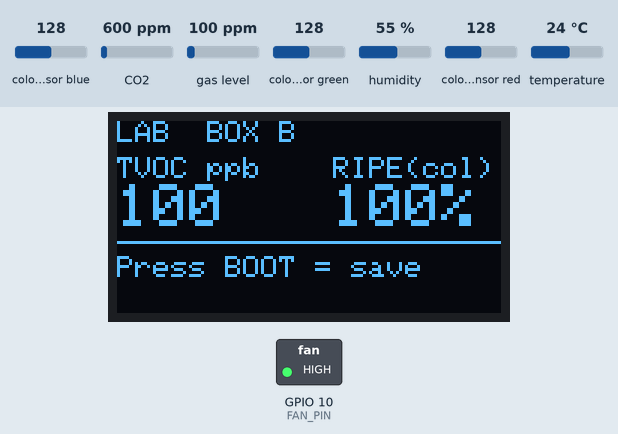
Simulated run of this sketch. Board: ESP32-S3. Shown: 128×64 one-colour display, switched loads named in the sketch (green lamp = pin HIGH). Inputs (shaded band) come from the test bench; at power-on: colour sensor blue 128, gas level 100 ppm, colour sensor green 128, CO2 600 ppm, humidity 55 %, colour sensor red 128, temperature 24 °C. EEPROM starts erased; what the sketch prints to the serial monitor is not drawn.

Above: at 1.7 s.
1.8 s: colour sensor blue set to 5
At 3.2 s:
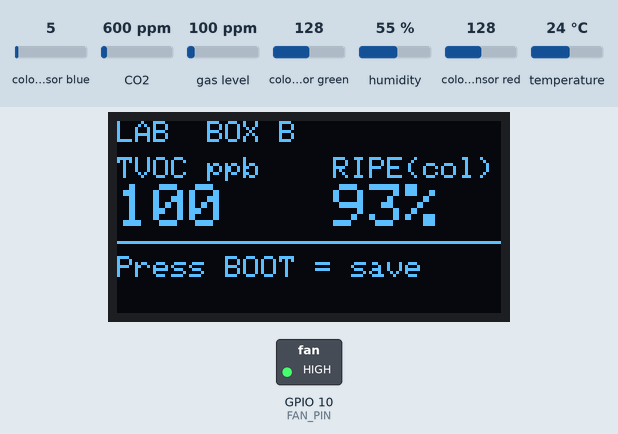
3.5 s: gas level set to 20 ppm
At 4.7 s:
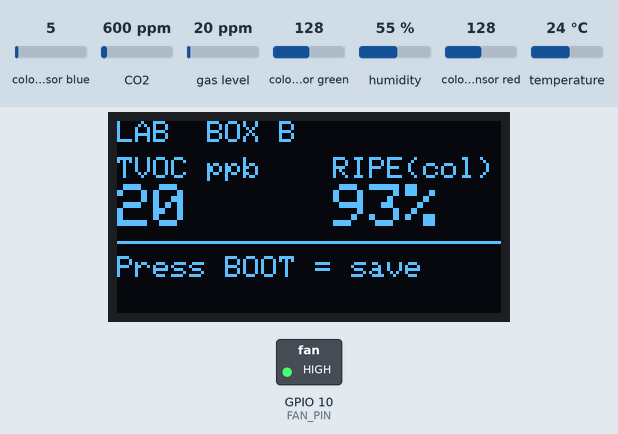
5.5 s: colour sensor green set to 5
At 7.4 s:
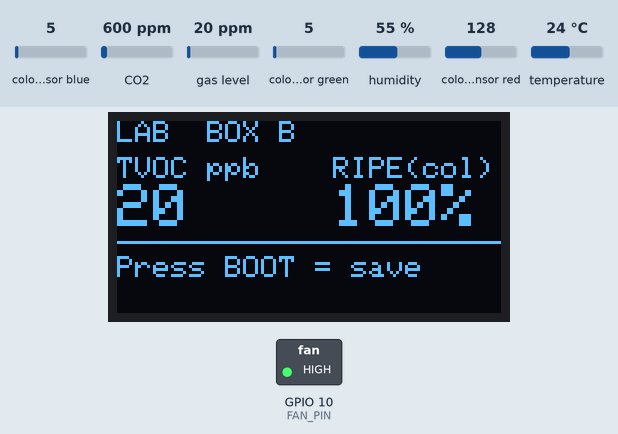
9.0 s: colour sensor blue set to 64
At 9.7 s:
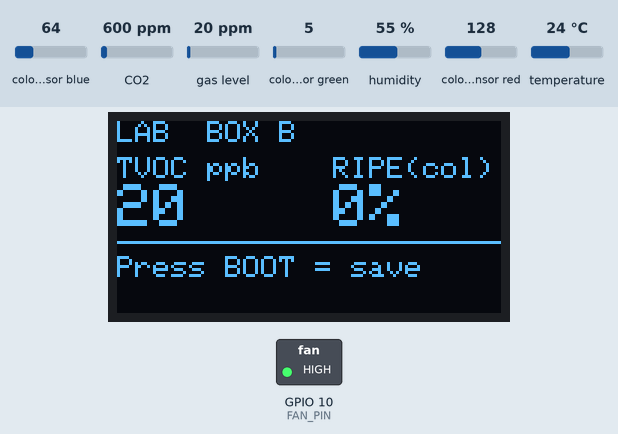
Timing chart, 0 to 12.0 s (numbered marks = the images above; inputs shaded):
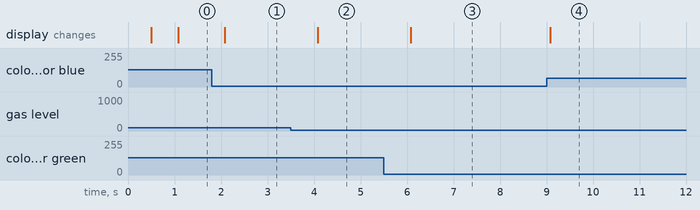

The sketch:

step09_lab_mode.ino
```cpp
/* ============================================================
   STEP 9 | โหมดนักวิทยาศาสตร์: แยก "เหตุ" ออกจาก "ผล"
   ------------------------------------------------------------
   เป้าหมาย: เปลี่ยนจาก "เครื่องมือ" เป็น "การทดลอง"
   สิ่งใหม่ที่ได้เรียน: ตัวแปรต้น-ตาม / การบันทึกข้ามวัน (NVS) / ปุ่มกด

   *** แนวคิดสำคัญที่สุดของทั้งโปรเจกต์ ***
   ใน STEP 8 เรา "รวม" สี+แก๊ส เป็นคะแนนเดียว --> ใช้ตัดสินว่ากินได้ไหม (ดี)
   แต่ถ้าจะ "พิสูจน์ว่าเอทิลีนเร่งการสุก" --> ห้ามรวม! เพราะจะเอาเหตุปนกับผล

      เหตุ (ตัวแปรต้น) = แก๊ส TVOC       <-- สาเหตุ
      ผล  (ตัวแปรตาม) = อัตราการสุก      <-- ผลลัพธ์ (วัดจากสีที่เปลี่ยนต่อวัน)

   ** ปุ่ม BOOT มีอยู่บนบอร์ดแล้ว ไม่ต้องต่อปุ่มเพิ่ม **
   ============================================================ */

#include <Wire.h>
#include <Adafruit_SGP30.h>
#include <Adafruit_TCS34725.h>
#include <Adafruit_Sensor.h>
#include <Adafruit_BME280.h>
#include <Adafruit_GFX.h>
#include <Adafruit_SSD1306.h>
#include <Preferences.h>          // <-- ใหม่! เก็บข้อมูลแบบไฟดับไม่หาย

#define BOX_ID  'B'               // <<< เปลี่ยนตามกล่องของกลุ่ม: A/B/C/D
#define I2C_SDA  8
#define I2C_SCL  9
#define FAN_PIN 10
#define BTN_PIN  0                // ปุ่ม BOOT บนบอร์ด

#define HUE_RAW  120.0
#define HUE_RIPE  55.0

Adafruit_SGP30 sgp;
Adafruit_TCS34725 tcs(TCS34725_INTEGRATIONTIME_154MS, TCS34725_GAIN_4X);
Adafruit_BME280 bme;
Adafruit_SSD1306 oled(128, 64, &Wire, -1);
Preferences prefs;

int   gTVOC = 0;          // เหตุ
int   gColorRipe = 0;     // ผล (จากสีล้วน ๆ — ไม่ปนแก๊ส!)
float gRate = 0.0;        // อัตราการสุก %/วัน
int   dayCount = 0, day0Ripe = -1;
uint32_t hoursAccum = 0;
unsigned long lastHourTick = 0;

float rgbToHue(float r, float g, float b) {
  float mx = max(r, max(g, b)), mn = min(r, min(g, b)), d = mx - mn;
  if (d < 0.0001) return 0;
  float h;
  if      (mx == r) h = 60.0 * fmod(((g - b) / d), 6.0);
  else if (mx == g) h = 60.0 * (((b - r) / d) + 2.0);
  else              h = 60.0 * (((r - g) / d) + 4.0);
  if (h < 0) h += 360.0;
  return h;
}
int mapClamp(float x, float lo, float hi) {
  float y = (x - lo) / (hi - lo) * 100.0;
  if (y < 0) y = 0; if (y > 100) y = 100;
  return (int)y;
}
uint32_t absoluteHumidity(float t, float h) {
  const float ah = 216.7f * ((h / 100.0f) * 6.112f *
                   exp((17.62f * t) / (243.12f + t)) / (273.15f + t));
  return (uint32_t)(1000.0f * ah);
}


/* === i2cAlive(): ตรวจว่ามีอุปกรณ์อยู่จริงไหม (เชื่อถือได้ 100%) ===
   *** บทเรียนสำคัญจากหน้างาน ***
   begin() ของบางไลบรารี (เช่น SSD1306) "โกหก" ได้ — คืนค่า true
   ทั้งที่ไม่ได้ต่อจอเลย! เพราะมันไม่เช็ก ACK จริง
   วิธีนี้เช็กที่ระดับฮาร์ดแวร์ --> โกหกไม่ได้ */
bool i2cAlive(uint8_t addr) {
  Wire.beginTransmission(addr);
  return (Wire.endTransmission() == 0);
}

void setup() {
  Serial.begin(115200);
  pinMode(FAN_PIN, OUTPUT); digitalWrite(FAN_PIN, HIGH);
  pinMode(BTN_PIN, INPUT_PULLUP);
  Wire.begin(I2C_SDA, I2C_SCL);
  Wire.setClock(50000);   // ลดเป็น 50kHz — ทนสายยาว/หลวมได้ดีกว่า 100kHz มาก
  delay(500);

  oled.begin(SSD1306_SWITCHCAPVCC, 0x3C);
  oled.setTextColor(SSD1306_WHITE);
  sgp.begin(); tcs.begin();
  if (!bme.begin(0x76)) bme.begin(0x77);

  // โหลดข้อมูลที่เคยบันทึกไว้ (ถอดปลั๊กแล้วยังอยู่!)
  prefs.begin("mangobox", false);
  dayCount   = prefs.getInt("dayCount", 0);
  day0Ripe   = prefs.getInt("day0Ripe", -1);
  hoursAccum = prefs.getUInt("hours", 0);

  Serial.print("STEP 9: โหมด LAB | กล่อง "); Serial.println((char)BOX_ID);
  Serial.println("กดปุ่ม BOOT = บันทึกผลประจำวัน | พิมพ์ p = ดูตาราง | r = ล้าง");
  Serial.println("millis,Box,TVOC,Hue,ColorRipe,RatePerDay");
}

void loop() {
  handleButton();
  handleSerial();

  // นับชั่วโมงสะสม (เอาไปหารเป็น "ต่อวัน")
  if (dayCount > 0 && millis() - lastHourTick >= 3600000UL) {
    lastHourTick = millis();
    hoursAccum++;
    prefs.putUInt("hours", hoursAccum);
  }

  static unsigned long last = 0;
  if (millis() - last < 1000) return;
  last = millis();

  float temp = bme.readTemperature(), hum = bme.readHumidity();
  if (isnan(temp)) temp = 25.0;
  if (isnan(hum))  hum  = 50.0;

  // --- เหตุ: แก๊ส ---
  sgp.setHumidity(absoluteHumidity(temp, hum));
  if (sgp.IAQmeasure()) gTVOC = sgp.TVOC;

  // --- ผล: ความสุกจากสีล้วน ๆ (ไม่เอาแก๊สมาปน!) ---
  uint16_t r, g, b, c;
  tcs.getRawData(&r, &g, &b, &c);
  float rN = 0, gN = 0, bN = 0;
  if (c > 0) { rN = (float)r / c; gN = (float)g / c; bN = (float)b / c; }
  float hue = rgbToHue(rN, gN, bN);
  gColorRipe = 100 - mapClamp(hue, HUE_RIPE, HUE_RAW);

  // --- อัตราการสุก = ความสุกที่เพิ่มขึ้น / จำนวนวันที่ผ่านไป ---
  if (day0Ripe >= 0 && hoursAccum >= 1) {
    float days = hoursAccum / 24.0;
    if (days > 0.04) gRate = (gColorRipe - day0Ripe) / days;
  }

  Serial.print(millis());      Serial.print(',');
  Serial.print((char)BOX_ID);  Serial.print(',');
  Serial.print(gTVOC);         Serial.print(',');   // เหตุ
  Serial.print(hue, 0);        Serial.print(',');
  Serial.print(gColorRipe);    Serial.print(',');   // ผล
  Serial.println(gRate, 2);

  // จอ: แยกซ้าย/ขวา ให้เห็นชัดว่าเป็นคนละค่า
  oled.clearDisplay();
  oled.setTextSize(1);
  oled.setCursor(0, 0);  oled.print("LAB  BOX "); oled.print((char)BOX_ID);
  oled.setCursor(0, 12); oled.print("TVOC ppb");
  oled.setTextSize(2); oled.setCursor(0, 21); oled.print(gTVOC);
  oled.setTextSize(1); oled.setCursor(72, 12); oled.print("RIPE(col)");
  oled.setTextSize(2); oled.setCursor(72, 21); oled.print(gColorRipe); oled.print("%");
  oled.drawFastHLine(0, 40, 128, SSD1306_WHITE);
  oled.setTextSize(1); oled.setCursor(0, 45);
  if (dayCount == 0) oled.print("Press BOOT = save");
  else {
    oled.print("Rate: "); oled.print(gRate, 1); oled.print(" %/day");
    oled.setCursor(0, 55);
    oled.print("Day:"); oled.print(hoursAccum / 24.0, 1);
    oled.print("  Log:"); oled.print(dayCount);
  }
  oled.display();
}

// ---- ปุ่ม BOOT: กดสั้น = บันทึกประจำวัน ----
void handleButton() {
  static bool prev = HIGH;
  bool now = digitalRead(BTN_PIN);
  if (prev == HIGH && now == LOW) {
    delay(50);                                  // กันเด้ง
    if (digitalRead(BTN_PIN) == LOW) saveDay();
  }
  prev = now;
}

void saveDay() {
  if (dayCount == 0) {                          // ครั้งแรก = ตั้งจุดอ้างอิง
    day0Ripe = gColorRipe;
    hoursAccum = 0;
    prefs.putInt("day0Ripe", day0Ripe);
    prefs.putUInt("hours", 0);
    lastHourTick = millis();
  }
  char k1[12], k2[12], k3[12];
  sprintf(k1, "d%dR", dayCount); sprintf(k2, "d%dE", dayCount); sprintf(k3, "d%dH", dayCount);
  prefs.putInt(k1, gColorRipe);
  prefs.putInt(k2, gTVOC);
  prefs.putUInt(k3, hoursAccum);
  dayCount++;
  prefs.putInt("dayCount", dayCount);

  Serial.print("\n>>> บันทึกครั้งที่ "); Serial.print(dayCount);
  Serial.print(" | TVOC="); Serial.print(gTVOC);
  Serial.print(" | ความสุก="); Serial.print(gColorRipe); Serial.println("%\n");

  oled.clearDisplay(); oled.setTextSize(2); oled.setCursor(0, 20);
  oled.print("SAVED #"); oled.println(dayCount);
  oled.display(); delay(1500);
}

void handleSerial() {
  if (!Serial.available()) return;
  char c = Serial.read();
  if (c == 'p' || c == 'P') {
    Serial.println("\nครั้งที่,ชั่วโมง,วัน,TVOC,ColorRipe");
    for (int i = 0; i < dayCount; i++) {
      char k1[12], k2[12], k3[12];
      sprintf(k1, "d%dR", i); sprintf(k2, "d%dE", i); sprintf(k3, "d%dH", i);
      Serial.print(i + 1); Serial.print(',');
      Serial.print(prefs.getUInt(k3, 0)); Serial.print(',');
      Serial.print(prefs.getUInt(k3, 0) / 24.0, 2); Serial.print(',');
      Serial.print(prefs.getInt(k2, 0)); Serial.print(',');
      Serial.println(prefs.getInt(k1, 0));
    }
    Serial.print("อัตราการสุก = "); Serial.print(gRate, 1); Serial.println(" %/วัน\n");
  }
  else if (c == 'r' || c == 'R') {
    prefs.clear();
    dayCount = 0; day0Ripe = -1; hoursAccum = 0; gRate = 0;
    Serial.println(">>> ล้างข้อมูลแล้ว");
  }
}

/* ------------------------------------------------------------
   วิธีใช้ในการทดลองจริง:
   - 4 กลุ่ม 4 กล่อง: A(+กล้วยสุก)  B(control)  C(+ด่างทับทิม)  D(เปล่า)
   - เปลี่ยน BOX_ID ให้ตรงกับกล่องตัวเอง
   - วันนี้: กดปุ่ม BOOT 1 ครั้ง (= จุดเริ่มต้น)
   - อีก 3-5 วัน: กดวันละครั้ง เวลาเดิม
   - วันสุดท้าย: พิมพ์ p --> เอาตัวเลขไปพล็อตกราฟ

   *** สิ่งที่ต้องเห็น ***
   ถ้า TVOC:      A > B > C
   และ อัตราการสุก: A > B > C   ไปในทางเดียวกัน
   = พิสูจน์ได้ว่า "เอทิลีนเร่งการสุก" จริง!

   คำถาม 1: ทำไม STEP 8 รวมสี+แก๊สได้ แต่ STEP 9 ห้ามรวม?
   คำถาม 2: กล่อง D ไม่มีผลไม้เลย มีไว้ทำไม?
   คำถาม 3: ทำไมต้องกดปุ่ม "เวลาเดิม" ทุกวัน?
   ------------------------------------------------------------ */
```

Measured:
- after the input at 1.8 s, the display: changes after 0.28 s (image 1)
- after the input at 3.5 s, the display: changes after 0.58 s (image 2)
- after the input at 5.5 s, the display: changes after 0.58 s (image 3)
- after the input at 9.0 s, the display: changes after 0.08 s (image 4)
